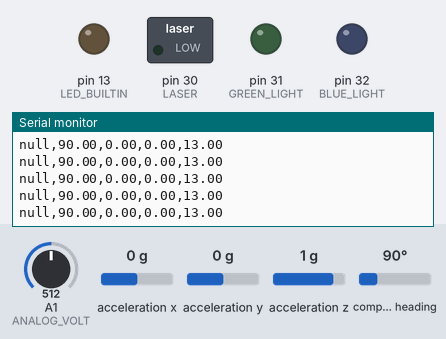
Bench run of a sketch on a simulated Arduino Mega 2560, built with avr-gcc and run on an emulated ATmega2560. On the bench: switched loads named in the sketch (green lamp = pin HIGH), output pins drawn as LEDs (lit = HIGH), the last lines printed to the serial monitor. The test bench sets the inputs (shaded band); at power-on: A1 (ANALOG_VOLT) = 512, acceleration x 0 g, acceleration y 0 g, acceleration z 1 g, compass heading 90°.

Above: at 4.4 s.
4.5 s: A1 (ANALOG_VOLT) set to 401
At 4.63 s:
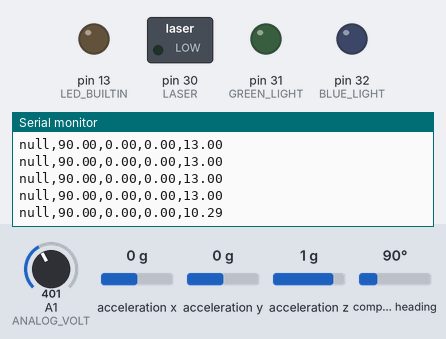
7.5 s: A1 (ANALOG_VOLT) set to 374
At 7.56 s:
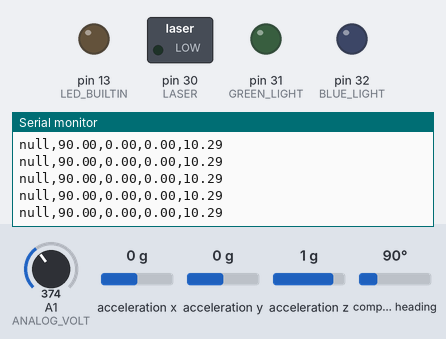
Timing chart, 0 to 10.5 s (numbered marks = the images above; inputs shaded):
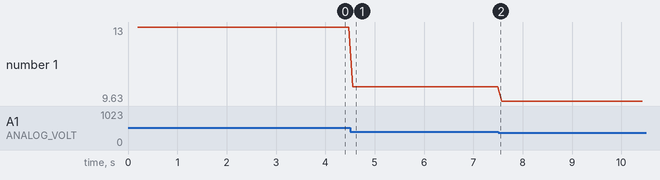

The sketch:

sensor_suite_arduino.ino
```cpp
// Arduino mega script for sensor suite arduino
//Additional pins active 30 to 45, A1 to A15

#include "imu.h"
#include "voltage.h"
#include "additional_pins.h"
#include "pitches.h"
#include <SoftwareSerial.h>

SoftwareSerial HC12(10, 11);

float imu_vals[3];

const byte numChars = 128;
char receivedChars[numChars]="null";
boolean newData = false;


char receivedCmd;

const int no_of_controller_vals=17; // Change this if you want to input more values from the controller

String split_vals[no_of_controller_vals];

int start_flag=0;

int blue_flag=0;
int green_flag=0;
int laser_flag=0;

void setup() {
  // put your setup code here, to run once:
  Serial.begin(9600);
  HC12.begin(9600);

  pinMode(LED_BUILTIN,OUTPUT);
  init_imu();
  Serial.setTimeout(500);

  init_additional(); // Initialize additonal pins

  delay(100);


}

void loop() {
  // put your main code here, to run repeatedly:

  recvWithStartEndMarkers();
  Serial.print(receivedChars);
  if(start_flag==0){
    extractLastValue(receivedChars);
  }
  splitString(receivedChars,'|',split_vals,no_of_controller_vals);
  if(split_vals[6]=="0"){
    blue_flag=1-blue_flag;
  }
  if(split_vals[7]=="0"){
    green_flag=1-green_flag;
  }
  if(split_vals[8]=="0"){
    laser_flag=1-laser_flag;
  }

  newData=false;


  get_reading(imu_vals);

  Serial.print(",");
  Serial.print(imu_vals[0]);
  Serial.print(",");
  Serial.print(imu_vals[1]);
  Serial.print(",");
  Serial.print(imu_vals[2]);
  Serial.print(",");
  Serial.println(get_voltage(),2);

  delay(80);

  if(blue_flag==1){
    digitalWrite(BLUE_LIGHT,HIGH);
  }
  else{
    digitalWrite(BLUE_LIGHT,LOW);
  }

  if(green_flag==1){
    digitalWrite(GREEN_LIGHT,HIGH);
  }
  else{
    digitalWrite(GREEN_LIGHT,LOW);
  }

  if(laser_flag==1){
    digitalWrite(LASER,HIGH);
  }
  else{
    digitalWrite(LASER,LOW);
  }

}

void recvWithStartEndMarkers() {
    static boolean recvInProgress = false;
    static byte ndx = 0;
    char startMarker = '<';
    char endMarker = '>';
    char rc;

    while (HC12.available() > 0 && newData == false) {
        rc = HC12.read();

        if (recvInProgress == true) {
            if (rc != endMarker) {
                receivedChars[ndx] = rc;
                ndx++;
                if (ndx >= numChars) {
                    ndx = numChars - 1;
                }
            }
            else {
                receivedChars[ndx] = '\0'; // terminate the string
                recvInProgress = false;
                ndx = 0;
                newData = true;
            }
        }

        else if (rc == startMarker) {
            recvInProgress = true;
        }
    }
}

void extractLastValue(String inputData) {
  // Remove the square brackets from the input string
  inputData.remove(0, 1);  // Remove the first character '['
  inputData.remove(inputData.length() - 1, 1);  // Remove the last character ']'

  // Find the position of the last '|'
  int lastPipeIndex = inputData.lastIndexOf('|');

  // Extract the last value (after the last '|')
  String lastValue = inputData.substring(lastPipeIndex + 1);

  lastValue.trim();

  if(lastValue=="on" && start_flag==0)
  {
    play_intro();
    start_flag=1;
  }
}

void splitString(String data, char delimiter, String result[], int maxParts) {
  int count = 0;
  int start = 0;
  int end = data.indexOf(delimiter);

  while (end != -1 && count < maxParts - 1) {
    result[count++] = data.substring(start, end);
    start = end + 1;
    end = data.indexOf(delimiter, start);
  }

  // Add the last part
  if (count < maxParts) {
    result[count++] = data.substring(start);
  }

}
```

imu.cpp
```cpp
#include "imu.h"

uint16_t BNO055_SAMPLERATE_DELAY_MS = 100;
Adafruit_BNO055 bno = Adafruit_BNO055(55, 0x28, &Wire);


void init_imu(){
if (!bno.begin())
  {
    /* There was a problem detecting the BNO055 ... check your connections */
    Serial.print("Ooops, no BNO055 detected ... Check your wiring or I2C ADDR!");
    while (1);
  }

  delay(100);
}


void get_reading(float* vals){

  sensors_event_t orientationData;
  bno.getEvent(&orientationData, Adafruit_BNO055::VECTOR_EULER);

  vals[0]=orientationData.orientation.x;
  vals[1]=orientationData.orientation.y;
  vals[2]=orientationData.orientation.z;


}
```

imu.h
```cpp
#ifndef IMU_H
#define IMU_H

#include <Wire.h>
#include <Adafruit_Sensor.h>
#include <Adafruit_BNO055.h>
#include <utility/imumaths.h>

extern uint16_t BNO055_SAMPLERATE_DELAY_MS;

extern Adafruit_BNO055 bno;


void init_imu();

void get_reading(float* vals);

#endif
```

pitches.cpp
```cpp
// Script for buzzer tune
#include "pitches.h"
#include "additional_pins.h"

int tempo = 120;

// notes of the moledy followed by the duration.
// a 4 means a quarter note, 8 an eighteenth , 16 sixteenth, so on
// !!negative numbers are used to represent dotted notes,
// so -4 means a dotted quarter note, that is, a quarter plus an eighteenth!!
int melody[] = {

  // Pink Panther theme
  // Score available at https://musescore.com/benedictsong/the-pink-panther
  // Theme by Masato Nakamura, arranged by Teddy Mason

  REST,2, REST,4, REST,8, NOTE_DS4,8,
  NOTE_E4,-4, REST,8, NOTE_FS4,8, NOTE_G4,-4, REST,8, NOTE_DS4,8,
  NOTE_E4,-8, NOTE_FS4,8,  NOTE_G4,-8, NOTE_C5,8, NOTE_B4,-8, NOTE_E4,8, NOTE_G4,-8, NOTE_B4,8,
  NOTE_AS4,2, NOTE_A4,-16, NOTE_G4,-16, NOTE_E4,-16, NOTE_D4,-16,
  NOTE_E4,2, REST,4, REST,8


};

// sizeof gives the number of bytes, each int value is composed of two bytes (16 bits)
// there are two values per note (pitch and duration), so for each note there are four bytes
int notes = sizeof(melody) / sizeof(melody[0]) / 2;

// this calculates the duration of a whole note in ms
int wholenote = (60000 * 4) / tempo;

int divider = 0, noteDuration = 0;

void play_intro() {
  // iterate over the notes of the melody.
  // Remember, the array is twice the number of notes (notes + durations)
  for (int thisNote = 0; thisNote < notes * 2; thisNote = thisNote + 2) {

    // calculates the duration of each note
    divider = melody[thisNote + 1];
    if (divider > 0) {
      // regular note, just proceed
      noteDuration = (wholenote) / divider;
    } else if (divider < 0) {
      // dotted notes are represented with negative durations!!
      noteDuration = (wholenote) / abs(divider);
      noteDuration *= 1.5; // increases the duration in half for dotted notes
    }

    // we only play the note for 90% of the duration, leaving 10% as a pause
    tone(BUZZER, melody[thisNote], noteDuration * 0.9);

    // Wait for the specief duration before playing the next note.
    delay(noteDuration);

    // stop the waveform generation before the next note.
    noTone(BUZZER);
  }
}
```

pitches.h
```cpp
#ifndef PITCHES_H
#define PITCHES_H

#include "Arduino.h"

#define NOTE_B0  31
#define NOTE_C1  33
#define NOTE_CS1 35
#define NOTE_D1  37
#define NOTE_DS1 39
#define NOTE_E1  41
#define NOTE_F1  44
#define NOTE_FS1 46
#define NOTE_G1  49
#define NOTE_GS1 52
#define NOTE_A1  55
#define NOTE_AS1 58
#define NOTE_B1  62
#define NOTE_C2  65
#define NOTE_CS2 69
#define NOTE_D2  73
#define NOTE_DS2 78
#define NOTE_E2  82
#define NOTE_F2  87
#define NOTE_FS2 93
#define NOTE_G2  98
#define NOTE_GS2 104
#define NOTE_A2  110
#define NOTE_AS2 117
#define NOTE_B2  123
#define NOTE_C3  131
#define NOTE_CS3 139
#define NOTE_D3  147
#define NOTE_DS3 156
#define NOTE_E3  165
#define NOTE_F3  175
#define NOTE_FS3 185
#define NOTE_G3  196
#define NOTE_GS3 208
#define NOTE_A3  220
#define NOTE_AS3 233
#define NOTE_B3  247
#define NOTE_C4  262
#define NOTE_CS4 277
#define NOTE_D4  294
#define NOTE_DS4 311
#define NOTE_E4  330
#define NOTE_F4  349
#define NOTE_FS4 370
#define NOTE_G4  392
#define NOTE_GS4 415
#define NOTE_A4  440
#define NOTE_AS4 466
#define NOTE_B4  494
#define NOTE_C5  523
#define NOTE_CS5 554
#define NOTE_D5  587
#define NOTE_DS5 622
#define NOTE_E5  659
#define NOTE_F5  698
#define NOTE_FS5 740
#define NOTE_G5  784
#define NOTE_GS5 831
#define NOTE_A5  880
#define NOTE_AS5 932
#define NOTE_B5  988
#define NOTE_C6  1047
#define NOTE_CS6 1109
#define NOTE_D6  1175
#define NOTE_DS6 1245
#define NOTE_E6  1319
#define NOTE_F6  1397
#define NOTE_FS6 1480
#define NOTE_G6  1568
#define NOTE_GS6 1661
#define NOTE_A6  1760
#define NOTE_AS6 1865
#define NOTE_B6  1976
#define NOTE_C7  2093
#define NOTE_CS7 2217
#define NOTE_D7  2349
#define NOTE_DS7 2489
#define NOTE_E7  2637
#define NOTE_F7  2794
#define NOTE_FS7 2960
#define NOTE_G7  3136
#define NOTE_GS7 3322
#define NOTE_A7  3520
#define NOTE_AS7 3729
#define NOTE_B7  3951
#define NOTE_C8  4186
#define NOTE_CS8 4435
#define NOTE_D8  4699
#define NOTE_DS8 4978
#define REST      0

extern int tempo;
extern int melody[];
extern int notes;
extern int wholenote;
extern int divider, noteDuration;

void play_intro();

#endif
```

voltage.cpp
```cpp
// Script for processing voltage sensor data

#include "voltage.h"

float adc_voltage=0.0;
float in_voltage=0.0;

float R1=30000.0;
float R2=7500.0;

float ref_voltage=5.0;

int adc_value=0;

float get_voltage(){

  adc_value=analogRead(ANALOG_VOLT);

  adc_voltage=(adc_value * ref_voltage) /1024.0;

  in_voltage=adc_voltage*(R1+R2)/R2;

  return in_voltage+0.5;


}
```

voltage.h
```cpp
#ifndef VOLT_H
#define VOLT_H

#include "Arduino.h"

#define ANALOG_VOLT A1

extern float adc_voltage;
extern float in_voltage;

extern float R1;
extern float R2;

extern float ref_voltage;

extern int adc_value;

float get_voltage();

#endif
```

additional_pins.cpp
```cpp
// Add your additional pins or sensor information here
#include "additional_pins.h"


void init_additional(){

  pinMode(BLUE_LIGHT,OUTPUT);
  pinMode(GREEN_LIGHT,OUTPUT);
  pinMode(LASER,OUTPUT);

}
```

additional_pins.h
```cpp
// Add your additional pins or sensor information here
#ifndef ADDITIONAL_H
#define ADDITIONAL_H

#include "Arduino.h"

#define BLUE_LIGHT 32
#define GREEN_LIGHT 31
#define LASER 30

#define BUZZER 33

void init_additional();
void start_tune();


#endif
```

Measured:
- after the input at 4.5 s, the serial monitor: prints a new line after 0.06 s (image 1)
- plotted number 1: 13 → 10.29 after the input at 4.5 s, 10.29 → 9.63 after the input at 7.5 s
